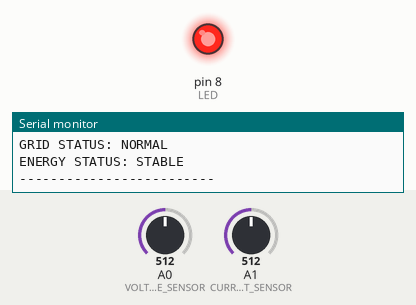
Bench run of a sketch on a simulated Arduino Uno, built with avr-gcc and run on an emulated ATmega328P. On the bench: output pins drawn as LEDs (lit = HIGH), the last lines printed to the serial monitor. Inputs (shaded band) come from the test bench; at power-on: A0 (VOLTAGE_SENSOR) = 512, A1 (CURRENT_SENSOR) = 512.

Above: at 1.9 s.
2.0 s: A0 (VOLTAGE_SENSOR) set to 438
3.5 s: A0 (VOLTAGE_SENSOR) set to 408
At 4.8 s:
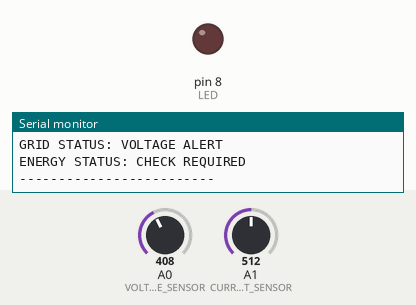
5.8 s: A0 (VOLTAGE_SENSOR) set to 511
At 7.6 s:
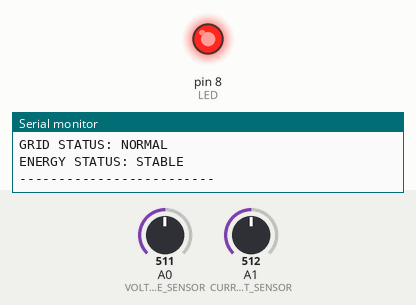
8.0 s: A0 (VOLTAGE_SENSOR) set to 306
At 9.2 s:
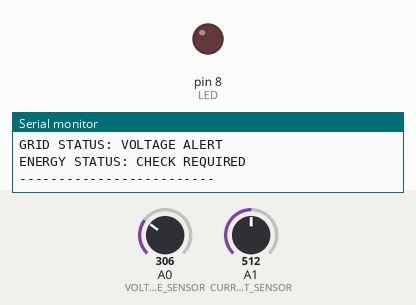
Timing chart, 0 to 11.0 s (numbered marks = the images above; inputs shaded):
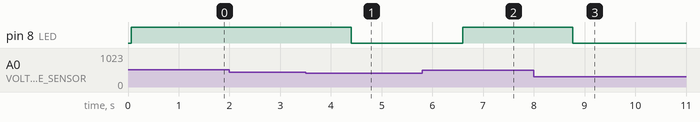

The sketch:

sketch.ino
```cpp
#define VOLTAGE_SENSOR A0
#define CURRENT_SENSOR A1
#define LED 8

int voltageValue;
int currentValue;

float voltage;
float current;
float power;

void setup()
{
  Serial.begin(9600);

  pinMode(VOLTAGE_SENSOR, INPUT);
  pinMode(CURRENT_SENSOR, INPUT);
  pinMode(LED, OUTPUT);

  Serial.println("ELECTRICAL GRID MONITORING");
  Serial.println("-------------------------");
}

void loop()
{
  voltageValue = analogRead(VOLTAGE_SENSOR);
  currentValue = analogRead(CURRENT_SENSOR);

  // Simulated voltage range: 0 to 24 V
  voltage = voltageValue * (24.0 / 1023.0);

  // Simulated current range: 0 to 5 A
  current = currentValue * (5.0 / 1023.0);

  power = voltage * current;

  Serial.println("\n--- GRID DETAILS ---");

  Serial.print("Voltage: ");
  Serial.print(voltage, 2);
  Serial.println(" V");

  Serial.print("Current: ");
  Serial.print(current, 2);
  Serial.println(" A");

  Serial.print("Power: ");
  Serial.print(power, 2);
  Serial.println(" W");

  if (voltage >= 10 && voltage <= 20)
  {
    digitalWrite(LED, HIGH);
    Serial.println("GRID STATUS: NORMAL");
    Serial.println("ENERGY STATUS: STABLE");
  }
  else
  {
    digitalWrite(LED, LOW);
    Serial.println("GRID STATUS: VOLTAGE ALERT");
    Serial.println("ENERGY STATUS: CHECK REQUIRED");
  }

  Serial.println("-------------------------");

  delay(1000);
}
```

Measured:
- the behaviour switches between 427 and 426 on A0 (VOLTAGE_SENSOR) (found by bisection; images 0 and 1)
- after the input at 3.5 s, pin 8 (LED): HIGH → LOW after 0.90 s
- after the input at 5.8 s, pin 8 (LED): LOW → HIGH after 0.80 s
- after the input at 8.0 s, pin 8 (LED): HIGH → LOW after 0.76 s
